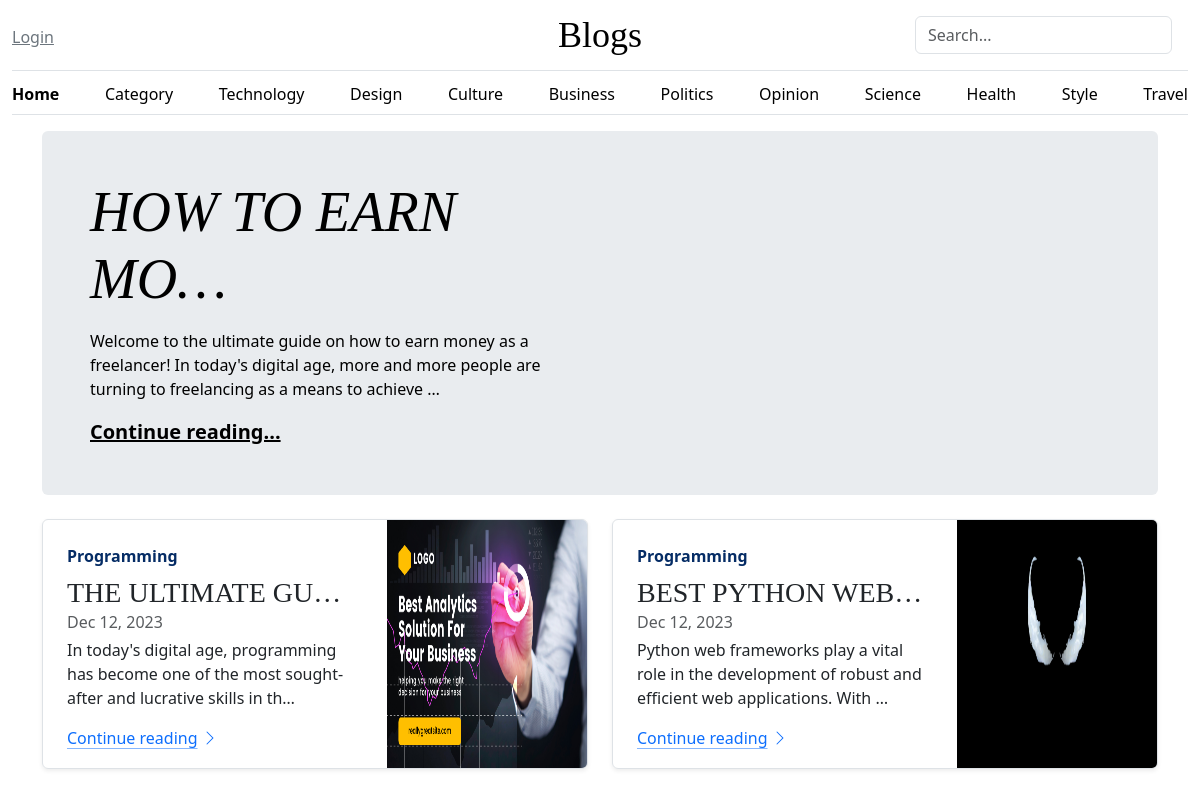
The app's page / (upper part), older data.
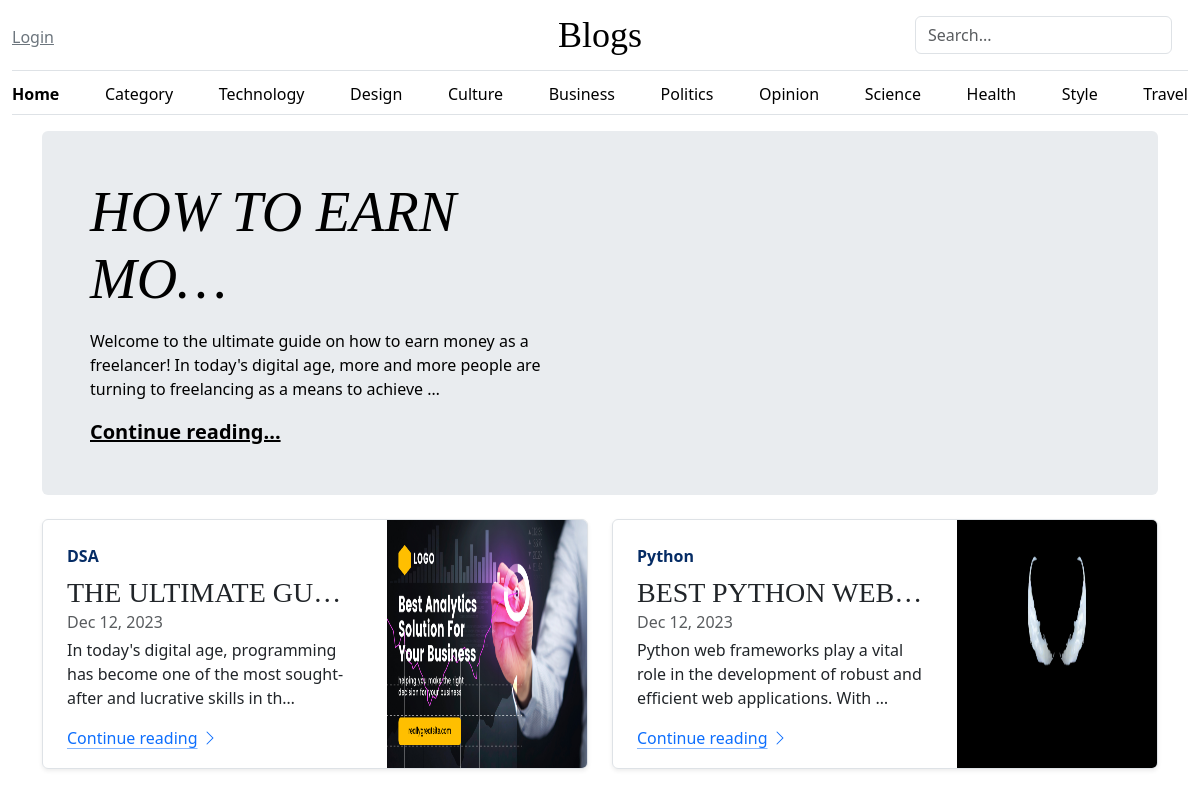
The same page, newer data.
### core/models.py (models this page shows, shortened)
class Post(models.Model):
    STATUS = (
        ('Draft','Draft'),
        ('Publish','Publish')
    )
    featured_img = models.ImageField(upload_to='post/')
    title = models.CharField(max_length=255)
    author = models.CharField(max_length=30)
    category = models.ForeignKey(Category, on_delete=models.CASCADE)
    date = models.DateTimeField(auto_now_add=True)
    update = models.DateTimeField(auto_now=True, null=True)
    content = RichTextField()
    slug = models.CharField(max_length=255, unique=True)
    status = models.CharField(choices=STATUS, max_length=150)

class Category(models.Model):
    name = models.CharField(max_length=255)
    date = models.DateTimeField(auto_now_add=True)
    slug = models.CharField(max_length=50, unique=True, blank=True, null=True)
    def __str__(self):
        return self.name

### core/views.py (the view)
# urls.py: path("", views.index, name='index'),
def index(request):
    category = Category.objects.all().order_by("-id")
    post = Post.objects.filter(status='Publish').order_by("-id")
    context = {
        'category':category,
        'post':post,
    }
    return render(request, 'index.html', context)

### template/index.html (shortened to what this page needs)
{% extends 'base.html' %}
{% block content %}
<main class="container">
  {% for i in post|slice:"0:1" %}
  <div class="p-4 p-md-5 mb-4 rounded text-body-emphasis bg-body-secondary">
      <div class="col-lg-6 px-0">
        <h1 class="display-4 fst-italic">{{i.title|truncatechars:"15"}}</h1>
        <p class="lead my-3">{{i.content|safe|truncatechars:"170"}}</p>
        <p class="lead mb-0"><a href="{% url 'post_view' i.slug %}" class="text-body-emphasis fw-bold">Continue reading...</a></p>
      </div>
    </div>
    {% endfor %}
    <div class="row mb-2">
      {% for u in post|slice:"1:3" %}
      <div class="col-md-6">
        <div class="row g-0 border rounded overflow-hidden flex-md-row mb-4 shadow-sm h-md-250 position-relative">
          <div class="col p-4 d-flex flex-column position-static">
            <strong class="d-inline-block mb-2 text-primary-emphasis">{{u.category}}</strong>
            <h3 class="mb-0">{{u.title|truncatechars:"16"}}</h3>
            <div class="mb-1 text-body-secondary">{{u.date|date:"M d, Y"}}</div>
            <p class="card-text mb-auto">{{u.content|safe|truncatechars:"110"}}</p>
            <a href="{% url 'post_view' u.slug %}" class="icon-link gap-1 icon-link-hover stretched-link">
              Continue reading
              <svg class="bi"><use xlink:href="#chevron-right"/></svg>
            </a>
          </div>
          <div class="col-auto d-none d-lg-block">
            <img src="{{u.featured_img.url}}" width="200" height="250">
          </div>
        </div>
      </div>
      {% endfor %}
    </div>
    <div class="row g-5">
    </div>
  </main>
{% endblock content %}

### template/base.html (shortened to what this page needs)
{% load static %}
<!doctype html>
<html lang="en" data-bs-theme="auto">
  <head><script src="{% static 'js/color-mode.js' %}"></script>
    <link rel="stylesheet" href="https://cdn.jsdelivr.net/npm/@docsearch/css@3">
    <link href="{% static 'css/bootstrap.min.css' %}" rel="stylesheet">
    <link href="{% static 'css/blog.css' %}" rel="stylesheet">
  </head>
  <body>
<div class="container-fluid">
  <header class="border-bottom lh-1 py-3">
    <div class="row flex-nowrap justify-content-between align-items-center">
      {% if request.user.is_anonymous %}
      <div class="col-4 pt-1">
        <a class="link-secondary" href="{% url 'login' %}">Login</a>
      </div>
      {% endif %}
      <div class="col-4 text-center">
        <a class="blog-header-logo text-body-emphasis text-decoration-none" href="{% url 'index' %}">Blogs</a>
      </div>
      <div class="col-4 d-flex justify-content-end align-items-center">
        <form class="col-12 col-lg-auto mb-3 mb-lg-0 me-lg-3" role="search">
          <input type="search" class="form-control" placeholder="Search..." aria-label="Search">
        </form>
      </div>
    </div>
  </header>
  <div class="nav-scroller py-1 mb-3 border-bottom">
    <nav class="nav nav-underline justify-content-between">
      <a class="nav-item nav-link link-body-emphasis active" href="{% url 'index' %}">Home</a>
      <a class="nav-item nav-link link-body-emphasis" href="{% url 'category' %}">Category</a>
      <a class="nav-item nav-link link-body-emphasis" href="#">Technology</a>
      <a class="nav-item nav-link link-body-emphasis" href="#">Design</a>
      <a class="nav-item nav-link link-body-emphasis" href="#">Culture</a>
      <a class="nav-item nav-link link-body-emphasis" href="#">Business</a>
      <a class="nav-item nav-link link-body-emphasis" href="#">Politics</a>
      <a class="nav-item nav-link link-body-emphasis" href="#">Opinion</a>
      <a class="nav-item nav-link link-body-emphasis" href="#">Science</a>
      <a class="nav-item nav-link link-body-emphasis" href="#">Health</a>
      <a class="nav-item nav-link link-body-emphasis" href="#">Style</a>
      <a class="nav-item nav-link link-body-emphasis" href="#">Travel</a>
    </nav>
  </div>
</div>
{% block content %}
{% endblock content %}
    </body>
</html>

### static/css/blog.css (style rules this page uses)
.blog-header-logo { font-family: "Playfair Display", Georgia, "Times New Roman", serif; font-size: 2.25rem; }
h1, h2, h3, h4, h5, h6 { font-family: "Playfair Display", Georgia, "Times New Roman", serif; }
@media (min-width: 768px) { .h-md-250 { height: 250px; } }

### template/base.html (style rules this page uses)
.bi { vertical-align: -.125em; fill: currentColor; }
.nav-scroller { position: relative; z-index: 2; height: 2.75rem; overflow-y: hidden; }
.nav-scroller .nav { display: flex; flex-wrap: nowrap; padding-bottom: 1rem; margin-top: -1px; overflow-x: auto; text-align: center; white-space: nowrap; -webkit-overflow-scrolling: touch; }

Row changes from the older to the newer data that the page shows:
changed Post "THE ULTIMATE GU…": category "Programming" → "DSA"
changed Post "BEST PYTHON WEB…": category "Programming" → "Python"
